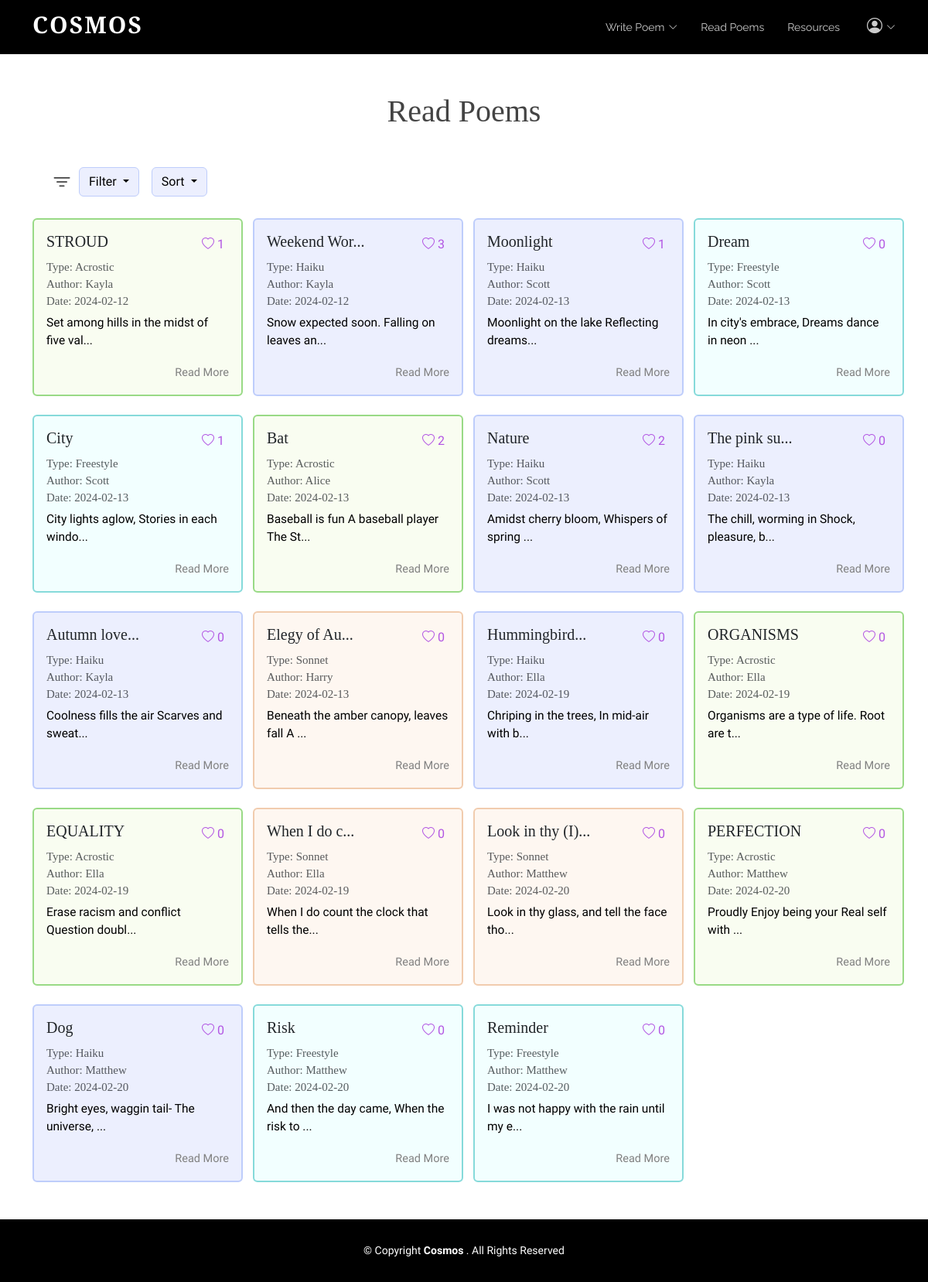
Screenshot of /board (signed in) with the database file from the repository.
### tables this page shows
CREATE TABLE "Poem" (
	"username"	TEXT,
	"content"	TEXT,
	"date"	TEXT,
	"title"	TEXT,
	"type"	TEXT
, "id"	INTEGER, "numLikes"	INTEGER, "sentiment"	INTEGER, "iamb"	INTEGER);

### app.py (the view)
@app.route("/board", methods=['GET', 'POST'])
def board():
	isLogin = False
	if request.method == "POST":
		pass
	else:
		isLogin = True
		conn = sqlite3.connect('static/database.db')
		cursor = conn.cursor()
		query = """
			SELECT P.username, P.content, P.date, P.title, P.type,P.id, P.numLikes, P.iamb,
				   COALESCE(L.liked, 0) AS liked
			FROM Poem P
			LEFT JOIN Likes L ON P.id = L.poem_id AND L.username = ?
		"""
		cursor.execute(query, (session.get("username"),))
		rows = cursor.fetchall()
		num_poems = len(rows)
		usernames = []  # ["scott", "alice"]
		contents = []  # ["poem...", "poem2..."]
		dates = []  # ["2023-12-12", "2022-10-10"]
		titles = []
		types = []
		likes = []
		ids = []
		num_likes = []
		iambs = []
		for row in rows:
			usernames.append(row[0])
			contents.append(row[1])
			dates.append(row[2])
			titles.append(row[3])
			if row[4] == "free":
				types.append("Freestyle")
			else:
				types.append(row[4].title())
			likes.append(row[8])
			num_likes.append(row[6])
			iambs.append(row[7])
			ids.append(row[5])
		print(likes)
		print(ids)
		print("AAAAA",num_poems)
		if "username" not in session:
			isLogin = False
			return redirect(url_for('login'))
		else:
			isLogin = True
		return render_template('board.html',ids=ids,iambs=iambs, usernames=usernames, contents=contents,
							   dates=dates, titles=titles, types=types, liked_status=likes,
							   num_poems=num_poems, num_likes = num_likes,isLogin=isLogin)

### templates/board.html (shortened to what this page needs)
<!DOCTYPE html>
<html lang="en">
  <head>
    <link href="../static/vendor/aos/aos.css" rel="stylesheet">
    <link href="../static/vendor/bootstrap/css/bootstrap.min.css" rel="stylesheet">
    <link href="../static/vendor/bootstrap-icons/bootstrap-icons.css" rel="stylesheet">
    <link href="../static/vendor/boxicons/css/boxicons.min.css" rel="stylesheet">
    <link href="../static/vendor/glightbox/css/glightbox.min.css" rel="stylesheet">
    <link href="../static/vendor/swiper/swiper-bundle.min.css" rel="stylesheet">
    <link href="../static/css/style.css" rel="stylesheet">
  </head>
<body class="d-flex flex-column min-vh-100">
 <header id="header" class="fixed-top d-flex align-items-center">
    <div class="container d-flex justify-content-between">
      <div class="logo">
        <h1><a href="{{url_for('index')}}">Cosmos</a></h1>
      </div>
      <nav id="navbar" class="navbar">
        <ul>
          <li class="dropdown"><a href="{{url_for('bwrite')}}"><span>Write Poem</span> <i class="bi bi-chevron-down"></i></a>
          </li>
          <li><a class="nav-link scrollto" href="{{url_for('board')}}">Read Poems</a></li>
          <li><a class="nav-link scrollto" href="{{url_for('tube')}}">Resources</a></li>
          {% if isLogin %}
            <li class="dropdown">
              <a href="#"><span><i class="bi bi-person-circle large-icon"></i></span> <i class="bi bi-chevron-down"></i></a>
            </li>
          {% else %}
            <li><a class="nav-link scrollto" href="{{url_for('login')}}">Login</a></li>
          {% endif %}
        </ul>
      </nav>
    </div>
  </header>
  <main class="flex-grow-1">
        <div class="container board-top">
          <h1 class="mb-5 text-center">Read Poems</h1>
  <div class="d-flex">
      <i class="bi bi-filter ms-5 ms-md-4 me-2 bigbigicon"></i>
<div class="dropdown me-3">
  <button class="btn btn-secondary dropdown-toggle" type="button" id="filterMenuButton" data-bs-toggle="dropdown" aria-expanded="false">
    Filter
  </button>
</div>
<div class="dropdown">
  <button class="btn btn-secondary dropdown-toggle" type="button" id="sortMenuButton" data-bs-toggle="dropdown" aria-expanded="false">
    Sort
  </button>
</div>
  </div>
          <div class="row poem-container">
            {% for i in range(num_poems) %}
              {% if i < 4 %}
                <div class="col-md-6 col-lg-3 poem-item filter-{{types[i]}} mt-3 mt-md-4" data-title="{{titles[i]}}" data-date="{{dates[i][0:10]}}" data-type="{{types[i]}}"data-poem-id="{{ ids[i] }}"data-likes ="{{ num_likes[i] }}">
              {% else %}
                <div class="col-md-6 col-lg-3 poem-item filter-{{types[i]}} mt-3 mt-md-4 mt-lg-4"data-title="{{titles[i]}}"  data-date="{{ dates[i][0:10]}}" data-type="{{types[i]}}"data-poem-id="{{ ids[i] }}"data-likes ="{{ num_likes[i] }}">
              {% endif %}
                    {% if types[i] == "Acrostic" %}
              <div class="card poem-card mx-auto poem-card-h" style="width: 18rem;">
                  {% elif types[i] == "Freestyle" %}
                                <div class="card poem-card mx-auto poem-card-f" style="width: 18rem;">
                  {% elif types[i] == "Sonnet" %}
                                <div class="card poem-card mx-auto poem-card-s" style="width: 18rem;">
                    {% else %}
                                <div class="card poem-card mx-auto" style="width: 18rem;">
                  {% endif %}
                <div class="card-body">
                          <div class="d-flex justify-content-between align-items-center mb-2">
                                    {% if titles[i]|length < 11 %}
                                        {% if iambs[i] == 1 %}
                                  <h5 class="card-title"><span class="title">{{titles[i]}} (I)- </span> </h5>
                                        {% else %}
                                                      <h5 class="card-title"><span class="title">{{titles[i]}} </span> </h5>
                                        {% endif %}
                                    {% else %}
                                    {% if iambs[i] == 1 %}
                                                                          <h5 class="card-title"><span class="title">{{titles[i][0:11]}} (I)... </span>  </h5>
                                    {% else %}
                                                                          <h5 class="card-title"><span class="title">{{titles[i][0:11]}}... </span>  </h5>
                                    {% endif %}
                                    {% endif %}
                                                    {% if liked_status[i] == 1 %}
                  <div class="like-button-container">
                    <button class=" like-button btn-like" data-poem-id="{{ ids[i] }}" data-username="{{ usernames[i] }}" data-liked="{{ liked_status[i] }}" data-likes ="{{ num_likes[i] }}">
          <i class="bi bi-heart-fill"></i>
                        <span class="like-count">{{ num_likes[i] }}</span>
                    </button>
                  </div>
                    {%else %}
                    <div class="like-button-container">
                    <button class="like-button" data-poem-id="{{ ids[i] }}" data-username="{{ usernames[i] }}" data-liked="{{ liked_status[i] }}" data-likes ="{{ num_likes[i] }}">
    <i class="bi bi-heart"></i>
                        <span class="like-count">{{ num_likes[i] }}</span>
                    </button>
                  </div>
                    {% endif %}
                              </div>
                                      <h6 class="card-subtitle mb-2 text-muted">Type: {{types[i]}}</h6>
                  <h6 class="card-subtitle mb-2 text-muted">Author: {{usernames[i]}}</h6>
                  <h6 class="card-subtitle mb-2 text-muted">Date: <span class="date">{{dates[i][0:10]}}</span></h6>
                            {% if contents[i][:45]|length < 25 %}
                          <p class="card-text mytext">{{contents[i][0:40]}} ...</p>
                    <br>
                            {% else %}
                             <p class="card-text mytext">{{contents[i][0:40]}}...</p>
                            {% endif %}
                <div class="text-end">
                  <a class="card-link text-right" data-bs-toggle="modal" data-bs-target="#poemModal" data-poem-id="{{ ids[i] }}" data-title="{{titles[i]}}" data-type="{{types[i]}}" data-username="{{usernames[i]}}" data-date="{{dates[i][0:10]}}" data-content="{{contents[i]}}">
 Read More
</a>
                </div>
                </div>
              </div>
            </div>
            {% endfor %}
          </div>
        </div>
      </main>
  <footer id="footer" class="mt-5">
    <div class="container">
      <div class="copyright">
        &copy; Copyright <strong><span>Cosmos
</span></strong>. All Rights Reserved
      </div>
    </div>
  </footer>
  </body>
</html>

### static/css/style.css (style rules this page uses)
html, body { font-family: 'Nanum Myeongjo', serif !important; }
.large-icon { font-size: 20px !important; }
body { color: #444444; }
a { color: #1bac91; text-decoration: none; }
h1, h2, h3, h4, h5, h6 { font-family: 'Cormorant Garamond', serif; }
#header { height: 70px; transition: all 0.5s; z-index: 997; background: #000; }
#header .logo h1 { font-size: 30px; margin: 0; padding: 6px 0; line-height: 1; font-weight: 700; letter-spacing: 2px; text-transform: uppercase; }
#header .logo h1 a, #header .logo h1 a:hover { color: #fff; text-decoration: none; }
.navbar { padding: 0; }
.navbar ul { margin: 0; padding: 0; display: flex; list-style: none; align-items: center; }
.navbar li { position: relative; }
.navbar>ul>li+li { margin-left: 30px; }
.navbar a, .navbar a:focus { display: flex; align-items: center; justify-content: space-between; padding: 12px 0; font-size: 14px; font-family: "Raleway", sans-serif; color: rgba(255, 255, 255, 0.8); white-space: nowrap; transition: 0.3s; position: relative; }
.navbar a i, .navbar a:focus i { font-size: 12px; line-height: 0; margin-left: 5px; }
.navbar>ul>li>a:before { content: ""; position: absolute; width: 100%; height: 2px; bottom: 3px; left: 0; background-color: #A2AFF6; visibility: hidden; width: 0px; transition: all 0.3s ease-in-out 0s; }
#footer { background: black; padding: 0 0 30px 0; color: #fff; font-size: 14px; }
#footer .copyright { text-align: center; padding-top: 30px; }
body p { color: black; font-family: 'Nanum Myeongjo', serif; }
body a { color: gray; }
body { margin: 0; }
.board-top { margin-top: 120px; }
.bigbigicon { font-size: 28px !important; }
.btn-secondary { background-color:#ECEFFE !important; border: 1px solid #BECDFB !important; color: black !important; }
.card-link { cursor:pointer; font-size: 14.5px; }
.like-button { font-size:16px; }
.like-button { background-color: transparent !important; color:#B255E3 !important; border: none !important; }
.poem-card { width: 17rem !important; height: 230px; background-color:#ECEFFE; border: 2px solid #BECDFB; transition: transform 0.3s ease-in-out; }
.card-subtitle { font-size: 15px !important; }
.poem-card-s { background-color:#FEF7F1 !important; border: 2px solid #F1CCAE!important }
.poem-card-h { background-color:#F9FDF1 !important; border: 2px solid #99DA86 !important; }
.poem-card-f { background-color: #F2FFFF !important; border: 2px solid #86DADA !important; }
.mytext { font-size:15.5px !important; }

### rows the page displays
Poem: title "STROUD", username "Kayla", date "2024-02-12", content "Set among hills in the midst of five val"
Poem: title "Weekend Wor", numLikes "3", type "Haiku", username "Kayla", date "2024-02-12", content "Snow expected soon. Falling on leaves an"
Poem: title "Moonlight", username "Scott", date "2024-02-13", content "Moonlight on the lake Reflecting dreams"
Poem: title "Dream", username "Scott", date "2024-02-13", content "In city's embrace, Dreams dance in neon"
Poem: title "City", username "Scott", date "2024-02-13", content "City lights aglow, Stories in each windo"
Poem: title "Bat", numLikes "2", type "Acrostic", username "Alice", date "2024-02-13", content "Baseball is fun A baseball player The St"
Poem: title "Nature", numLikes "2", type "Haiku", username "Scott", date "2024-02-13", content "Amidst cherry bloom, Whispers of spring"
Poem: title "The pink su", username "Kayla", date "2024-02-13", content "The chill, worming in Shock, pleasure, b"
Poem: title "Autumn love", username "Kayla", date "2024-02-13", content "Coolness fills the air Scarves and sweat"
Poem: title "Elegy of Au", username "Harry", date "2024-02-13", content "Beneath the amber canopy, leaves fall A"
Poem: title "Hummingbird", username "Ella", date "2024-02-19", content "Chriping in the trees, In mid-air with b"
Poem: title "ORGANISMS", username "Ella", date "2024-02-19", content "Organisms are a type of life. Root are t"
Poem: title "EQUALITY", username "Ella", date "2024-02-19", content "Erase racism and conflict Question doubl"
Poem: title "When I do c", username "Ella", date "2024-02-19", content "When I do count the clock that tells the"
Poem: title "Look in thy", username "Matthew", date "2024-02-20", content "Look in thy glass, and tell the face tho"
Poem: title "PERFECTION", username "Matthew", date "2024-02-20", content "Proudly Enjoy being your Real self with"
Poem: title "Dog", username "Matthew", date "2024-02-20", content "Bright eyes, waggin tail- The universe,"
Poem: title "Risk", username "Matthew", date "2024-02-20", content "And then the day came, When the risk to"
Poem: title "Reminder", username "Matthew", date "2024-02-20", content "I was not happy with the rain until my e"

### other values shown
{{ num_likes[i] }} "1" "1" "0" "1" "0" "0" "0" "0" "0" "0" "0" "0" "0" "0" "0" "0"
{{ types[i] }} "Acrostic" "Haiku" "Freestyle" "Freestyle" "Haiku" "Haiku" "Sonnet" "Haiku" "Acrostic" "Acrostic" "Sonnet" "Sonnet" "Acrostic" "Haiku" "Freestyle" "Freestyle"
